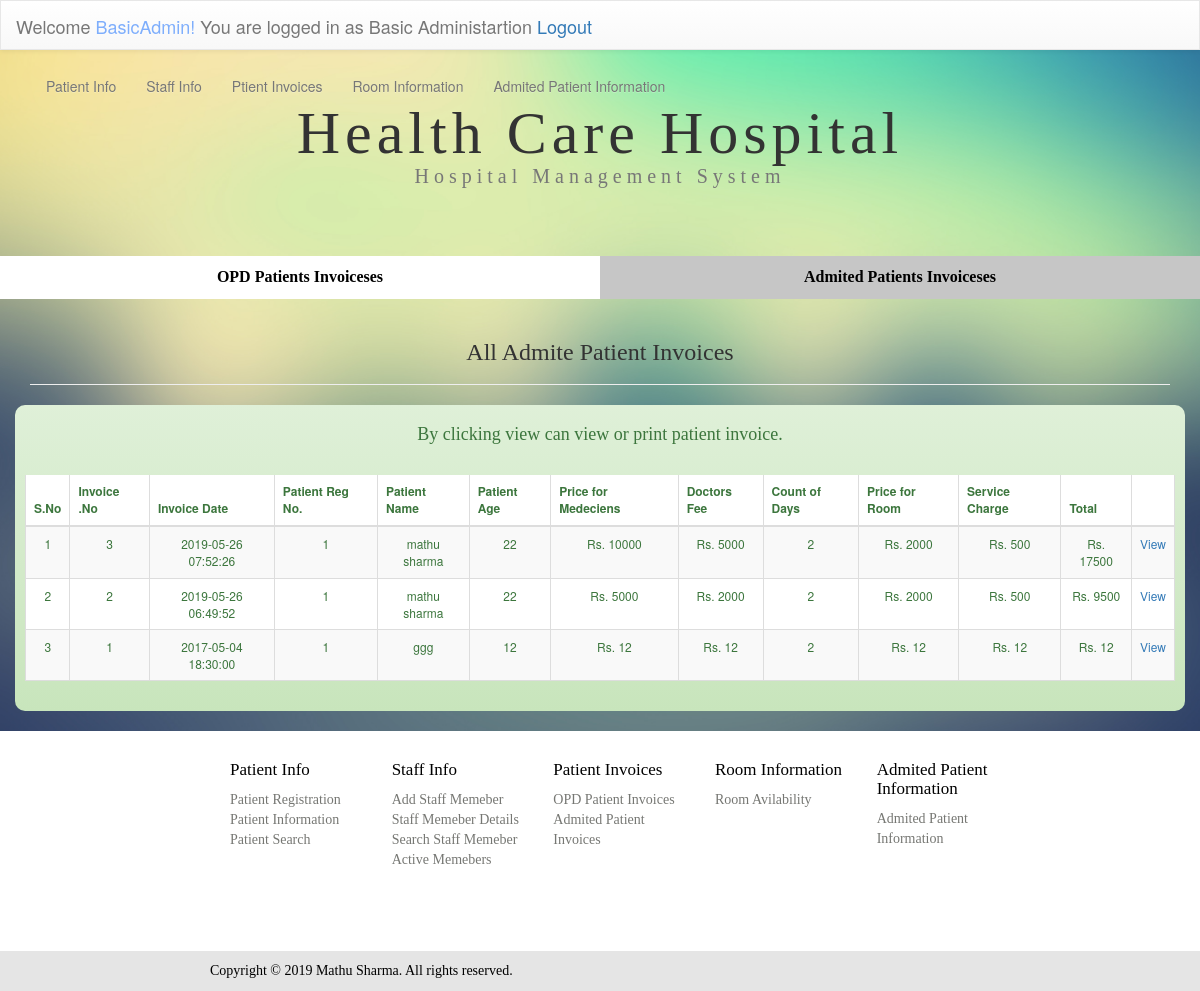
Page /HospitalSystem/invoadinfo.php (signed in) on the committed database.
### tables this page shows
CREATE TABLE `admit_invo_db` (
  `Invo_no` int(11) NOT NULL AUTO_INCREMENT,
  `pet_no` int(11) NOT NULL,
  `pet_name` varchar(100) NOT NULL,
  `p_age` int(3) NOT NULL,
  `price_of_med` int(11) NOT NULL,
  `price_of_doc` int(11) NOT NULL,
  `day_count` int(11) NOT NULL,
  `price_of_room` int(11) NOT NULL,
  `ser_char` int(11) NOT NULL,
  `totl` int(11) NOT NULL,
  `invo_date` timestamp NOT NULL DEFAULT CURRENT_TIMESTAMP,
  PRIMARY KEY (`Invo_no`),
  KEY `pet_no` (`pet_no`)
);

### HospitalSystem/invoadinfo.php (the view, shortened to what this page needs)
<?php include 'connect.php';?>
<!DOCTYPE html PUBLIC "-//W3C//DTD XHTML 1.0 Transitional//EN" "http://www.w3.org/TR/xhtml1/DTD/xhtml1-transitional.dtd">
<html xmlns="http://www.w3.org/1999/xhtml">
<head>
<link rel="stylesheet" href="css/bootstrap.min.css">
<link rel="stylesheet" href="css/bootstrap-theme.min.css">
<link rel="stylesheet" type="text/css" href="css/staff.css"/>
</head>
<body>
<link rel="stylesheet" href="css/hide.css">
<header class="nav-down ">
<?php include_once('navbar.php');?>
</header><br>
<div class="container">
<div class="row">
<div class="col-md-12 col-xs-12 ">
<h1 class="text-center ">Health Care Hospital<br /><small style="font-size:20px">Hospital Management System</small></h1></div>
</div>
</div><br><br><br>
<div class="container-fluid">
<div class="row">
<ul class="nav  nav-justified" style="background-color:#FFF;">
  <li style="font-family:calibri; font-size:16px;"><a style="color:#000" href="invoinfo.php"><strong>OPD Patients Invoiceses</strong></a></li>
  <li class="active" style="font-family:calibri; font-size:16px;"><a style="color:#000" href="invoadinfo.php"><strong>Admited Patients Invoiceses</strong></a></li>
</ul>
</div></div>
<div class="container">
<div class="row">
<div class="col-md-12 col-xs-12">
<div class="page-header">
<h3 style="font-family:calibri;" class="text-center">All Admite Patient Invoices</h3></div>
</div>
</div>
</div>
<div style="border-radius:10px; padding:10px;" class="container alert-success">
<div class="row">
<div class="col-md-12 ">
<h4 style="font-family:calibri;" class="text-center">By clicking view can view or print patient invoice.</h4>
<br />
<table style="background-color:#FFF; font-size:12px; " class="table table-striped table-hover table-bordered">
<thead>
<tr>
<th><strong>S.No</strong></th>
<th><strong>Invoice .No</strong></th>
<th><strong>Invoice Date</strong></th>
<th><strong>Patient Reg No.</strong></th>
<th><strong>Patient Name</strong></th>
<th><strong>Patient  Age</strong></th>
<th><strong>Price for Medeciens</strong></th>
<th><strong>Doctors Fee</strong></th>
<th><strong>Count of Days</strong></th>
<th><strong>Price for Room</strong></th>
<th><strong>Service Charge</strong></th>
<th><strong>Total</strong></th>
<th><strong></strong></th>
</tr>
</thead>
<tbody>
<?php
$count=1;
$sel_query="SELECT * FROM `admit_invo_db` ORDER BY `Invo_no` DESC ";
$result = mysqli_query($con,$sel_query);
while($row = mysqli_fetch_assoc($result)) { ?>
<tr>
    <td align="center"><?php echo $count; ?></td>
    <td align="center"><?php echo $row["Invo_no"]; ?></td>
    <td align="center"><?php echo $row["invo_date"]; ?></td>
    <td align="center"><?php echo $row["pet_no"]; ?> </td>
    <td align="center"><?php echo $row["pet_name"]; ?></td>
    <td align="center"><?php echo $row["p_age"]; ?> </td>
    <td align="center">Rs. <?php echo $row["price_of_med"]; ?></td>
    <td align="center">Rs. <?php echo $row["price_of_doc"]; ?></td>
    <td align="center"><?php echo $row["day_count"]; ?> </td>
    <td align="center">Rs. <?php echo $row["price_of_room"]; ?></td>
    <td align="center">Rs. <?php echo $row["ser_char"]; ?></td>
    <td align="center">Rs. <?php echo $row["totl"]; ?> </td>
    <td align="center"><a target="_blank" href="print.php?id=<?php echo $row["Invo_no"]; ?> & ide=<?php echo $row["pet_no"]; ?>" name="ad">View</a></td>
</tr>
<?php $count++; } ?>
</tbody>
</table>
</div>
</div>
</div>
</body>
<footer>
	 <?php include 'footer.php';?>
</footer>
</html>

### HospitalSystem/css/staff.css (style rules this page uses)
body { background:url(../images/background.jpg) no-repeat center center fixed ; -webkit-background-size:cover; -moz-background-size:cover; -o-background-size:cover; background-size:cover; }
h1 { text-align:center; font-family:"calibri"; font-size:60px; padding-top:10px; letter-spacing:5px; }

### HospitalSystem/css/hide.css (style rules this page uses)
body { padding-top: 50px; }
header { height: 40px; z-index: 1; position:fixed; top: 0; transition: top 0.2s ease-in-out; width: 100%; }

### HospitalSystem/css/menu.css (style rules this page uses)
body { background:url(../images/background.jpg) no-repeat center center fixed ; -webkit-background-size:cover; -moz-background-size:cover; -o-background-size:cover; background-size:cover; }
h1 { text-align:center; font-family:"calibri"; font-size:60px; padding-top:10px; letter-spacing:5px; }
.table { background-color:rgba(0, 0, 0, 0.5); border:none; }

### HospitalSystem/invoadinfo.php (style rules this page uses)
.active a { background-color: #c6c6c6; }

### rows in the picture
admit_invo_db: Invo_no "3", invo_date "2019-05-26 07:52:26", pet_no "1", pet_name "mathu sharma", p_age "22", price_of_med "10000", price_of_doc "5000", day_count "2", price_of_room "2000", ser_char "500", totl "17500"
admit_invo_db: Invo_no "2", invo_date "2019-05-26 06:49:52", pet_no "1", pet_name "mathu sharma", p_age "22", price_of_med "5000", price_of_doc "2000", day_count "2", price_of_room "2000", ser_char "500", totl "9500"
admit_invo_db: Invo_no "1", invo_date "2017-05-04 18:30:00", pet_no "1", pet_name "ggg", p_age "12", price_of_med "12", price_of_doc "12", day_count "2", price_of_room "12", ser_char "12", totl "12"

### other values in the picture
$_SESSION['sadmun'] "BasicAdmin"
$_SESSION['admty'] "Basic Administartion"
